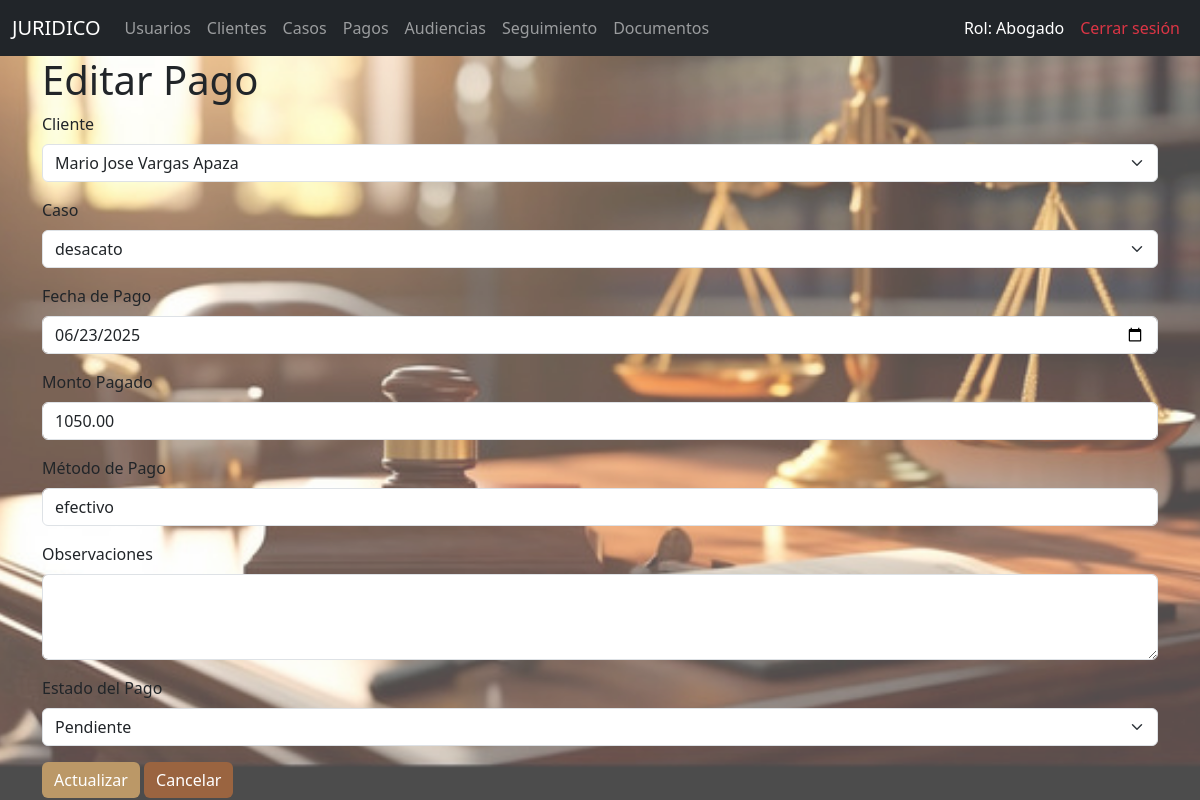
Screenshot of /pagos/edit/1 (signed in) with the database file from the repository.
### models/rol_model.py (models this page shows, shortened)
class Rol(db.Model):
    __tablename__ = "rol"
    id_rol = db.Column(db.Integer,primary_key = True)
    nombre_rol = db.Column(db.String(50), nullable = False)
    usuarios = db.relationship('Usuario', back_populates='rol')

### models/pago_model.py (models this page shows, shortened)
class Pago(db.Model):
    __tablename__ = 'pago'
    id_pago= Column(Integer, primary_key=True, autoincrement=True)
    id_cliente= Column(Integer, ForeignKey('clientes.id'), nullable=False)
    id_caso = Column(Integer, ForeignKey('caso.id_caso'), nullable=False)
    fecha_pago = Column(Date, nullable=False)
    monto_pagado = Column(DECIMAL(10, 2), nullable=False)
    metodo_pago = Column(String(50),nullable=False)
    observaciones = Column(Text)
    id_estado_pago = Column(Integer, ForeignKey('estado_pago.id_estado_pago'))
    caso = db.relationship("Caso", back_populates="pagos")
    estado_pago = db.relationship("EstadoPago", back_populates="pagos")
    cliente = db.relationship("Cliente", backref="pagos")
    @staticmethod
    def get_by_id(id_pago):
        return Pago.query.get(id_pago)

### models/cliente_model.py (models this page shows, shortened)
class Cliente(db.Model):
    __tablename__ = "clientes"
    id = db.Column(db.Integer,primary_key = True)
    nombre = db.Column(db.String(50), nullable = False)
    cedula = db.Column(db.String(50), nullable = False)
    direccion = db.Column(db.String(50), nullable = False)
    telefono = db.Column(db.String(20),nullable = False)
    email = db.Column(db.String(100),nullable=False)
    activo = db.Column(db.Boolean, default=True, nullable=False)
    casos = db.relationship("Caso", back_populates="cliente")
    @staticmethod
    def get_all():
        return Cliente.query.all()

### models/caso_model.py (models this page shows, shortened)
class Caso(db.Model):
    __tablename__ = "caso"
    id_caso = db.Column(db.Integer, primary_key=True)
    id_cliente = db.Column(db.Integer, db.ForeignKey('clientes.id'), nullable=False)
    id_usuario = db.Column(db.Integer, db.ForeignKey('usuarios.id_usuario'), nullable=False)
    id_tipo = db.Column(db.Integer, db.ForeignKey('tipo_caso.id_tipo_caso'), nullable=False)
    id_estado_caso = db.Column(db.Integer, db.ForeignKey('estado_caso.id_estado_caso'), nullable=False)
    id_estado_pago = db.Column(db.Integer, db.ForeignKey('estado_pago.id_estado_pago'), nullable=False)
    fecha_apertura = db.Column(db.DateTime, nullable=False)
    descripcion = db.Column(db.Text, nullable=True)
    monto_total = db.Column(Numeric(10, 2), nullable=False)
    activo = db.Column(db.Boolean, default=True)
    cliente = db.relationship('Cliente', back_populates='casos')
    usuario = db.relationship('Usuario', back_populates='casos')
    tipo = db.relationship('TipoCaso', back_populates='casos')
    estado_caso = db.relationship('EstadoCaso', back_populates='casos')
    estado_pago = db.relationship('EstadoPago', back_populates='casos')
    audiencias = db.relationship('Audiencia', back_populates='caso')
    pagos = db.relationship("Pago", back_populates="caso")
    seguimientos = db.relationship('Seguimiento', back_populates='caso')
    documentos = db.relationship('Documento', back_populates='caso')
    @staticmethod
    def get_all():
        return Caso.query.all()

### models/estado_pago_model.py (models this page shows, shortened)
class EstadoPago(db.Model):
    __tablename__ = "estado_pago"
    id_estado_pago = db.Column(db.Integer,primary_key = True)
    estado = db.Column(db.String(50), nullable = False)
    casos = db.relationship("Caso", back_populates="estado_pago")
    pagos = db.relationship("Pago", back_populates="estado_pago")
    @staticmethod
    def get_all():
        return EstadoPago.query.all()

### controllers/pago_controller.py (the view, shortened to what this page needs)
@pago_bp.route("/edit/<int:id>", methods=['GET', 'POST'])
def edit(id):
    pago = Pago.get_by_id(id)
    if not pago:
        abort(404)
    estados = EstadoPago.get_all()
    casos = Caso.get_all()
    clientes = Cliente.get_all()
    return pago_view.edit(pago, estados=estados, casos=casos, clientes=clientes)

### app.py (called while the page is built)
@login_manager.user_loader
def load_user(user_id):
    usuario = Usuario.get_by_id(int(user_id))
    return UserLogin(usuario) if usuario else None

@app.context_processor
def inject_active_path():
    def is_active(path):
        return 'active' if request.path == path else ''
    return dict(is_active=is_active)

### auth/user_login.py (called while the page is built)
    @property
    def rol(self):
        return self.usuario.rol.nombre_rol

### controllers/pago_controller.py (called while the page is built)
@pago_bp.before_request
def verificar_autenticacion():
    if not current_user.is_authenticated:
        return redirect(url_for('home'))

### models/usuario_model.py (called while the page is built)
    @staticmethod
    def get_by_id(id_usuario):
        return Usuario.query.get(id_usuario)

### views/pago_view.py (called while the page is built)
def edit(pago, estados,casos,clientes):
    return render_template("pagos/edit.html", pago=pago, estados=estados, casos=casos,clientes=clientes)

### templates/pagos/edit.html (shortened to what this page needs)
{% extends "base.html" %}
{% block content %}
<h1>Editar Pago</h1>
<form action="{{ url_for('pago.edit', id=pago.id_pago) }}" method="POST">
<div class="mb-3">
<label class="form-label">Cliente</label>
<select class="form-select" name="id_cliente" required="">
        {% for cliente in clientes %}
        <option value="{{ cliente.id }}" {% if pago.id_cliente == cliente.id %}selected{% endif %}>
         {{ cliente.nombre }}
        </option>
        {% endfor %}
    </select>
</div>
<div class="mb-3">
<label class="form-label">Caso</label>
<select class="form-select" name="id_caso" required="">
          {% for caso in casos %}
            <option value="{{ caso.id_caso }}" {% if pago.id_caso == caso.id_caso %}selected{% endif %}>
        {{ caso.descripcion }}
      </option>
          {% endfor %}
        </select>
</div>
<div class="mb-3">
<label class="form-label">Fecha de Pago</label>
<input class="form-control" name="fecha_pago" required="" type="date" value="{{ pago.fecha_pago.strftime('%Y-%m-%d') }}"/>
</div>
<div class="mb-3">
<label class="form-label">Monto Pagado</label>
<input class="form-control" name="monto_pagado" required="" step="0.01" type="number" value="{{ pago.monto_pagado }}"/>
</div>
<div class="mb-3">
<label class="form-label">Método de Pago</label>
<input class="form-control" name="metodo_pago" type="text" value="{{ pago.metodo_pago }}"/>
</div>
<div class="mb-3">
<label class="form-label">Observaciones</label>
<textarea class="form-control" name="observaciones" rows="3">{{ pago.observaciones }}</textarea>
</div>
<div class="mb-3">
<label class="form-label">Estado del Pago</label>
<select class="form-select" name="id_estado_pago">
            {% for estado in estados %}
              <option value="{{ estado.id_estado_pago }}" {% if pago.id_estado_pago == estado.id_estado_pago %}selected{% endif %}>
        {{ estado.estado }}
      </option>
            {% endfor %}
          </select>
</div>
<button class="btn btn-primary" style=" background-color:rgb(187, 152, 103); color: white; border: none;" type="submit">Actualizar</button>
<a class="btn btn-secondary" href="{{ url_for('pago.index') }}" style=" background-color:rgb(154, 100, 64); color: white; border: none;">Cancelar</a>
</form>
{% endblock %}

### templates/base.html (shortened to what this page needs)
<!doctype html>
<html lang="es">
  <head>
    <link href="https://cdn.jsdelivr.net/npm/bootstrap@5.3.6/dist/css/bootstrap.min.css" rel="stylesheet">
</head>
<body style="position: relative; z-index: 0;">
    <nav class="navbar navbar-expand-lg navbar-dark bg-dark">
        <div class="container-fluid">
          <a class="navbar-brand" href="#">JURIDICO</a>
          <div class="collapse navbar-collapse" id="navbarNav">
            <ul class="navbar-nav">
              <li class="nav-item">
                <a class="nav-link " aria-current="page" href="/usuarios/">Usuarios</a>
              </li>
              <li class="nav-item">
                <a class="nav-link {{is_active('/clientes/')}}" href="/clientes/">Clientes</a>
              </li>
              <li class="nav-item">
                <a class="nav-link {{is_active('/casos/')}}" href="/casos/">Casos</a>
              </li>
              <li class="nav-item">
                <a class="nav-link {{is_active('/pagos/')}}" href="/pagos/">Pagos</a>
              </li>
              <li class="nav-item">
                <a class="nav-link {{is_active('/audiencias/')}}" href="/audiencias/">Audiencias</a>
              </li>
              <li class="nav-item">
                <a class="nav-link {{is_active('/seguimientos/')}}" href="/seguimientos/">Seguimiento</a>
              </li>
              <li class="nav-item">
                <a class="nav-link {{is_active('/documentos/')}}" href="/documentos/">Documentos</a>
              </li>
            </ul>
          </div>
          <div class="collapse navbar-collapse" id="navbarNav">
            <ul class="navbar-nav ms-auto">
              <li class="nav-item">
                <span class="nav-link text-white">Rol: {{ current_user.rol }}</span>
              </li>
              <li class="nav-item">
                <a class="nav-link text-danger" href="{{ url_for('logout') }}">
                   Cerrar sesión
                </a>
              </li>
            </ul>
          </div>
        </div>
      </nav>
    <div class="container">
        {% block content %}
        {% endblock  %}
    </div>
  </body>
</html>

### templates/base.html (style rules this page uses)
body::before { content: ""; position: fixed; top: 0; left: 0; width: 100%; height: 100%; background: url('/static/img/fondo.jpg') no-repeat center center fixed; background-size: cover; opacity: 0.70; z-index: -1; }

### rows the page displays
Rol: rol "Abogado"
Pago: id_cliente "Mario Jose Vargas Apaza", id_caso "desacato", fecha_pago "06/23/2025", monto_pagado "1050.00", metodo_pago "efectivo", id_estado_pago "Pendiente"
